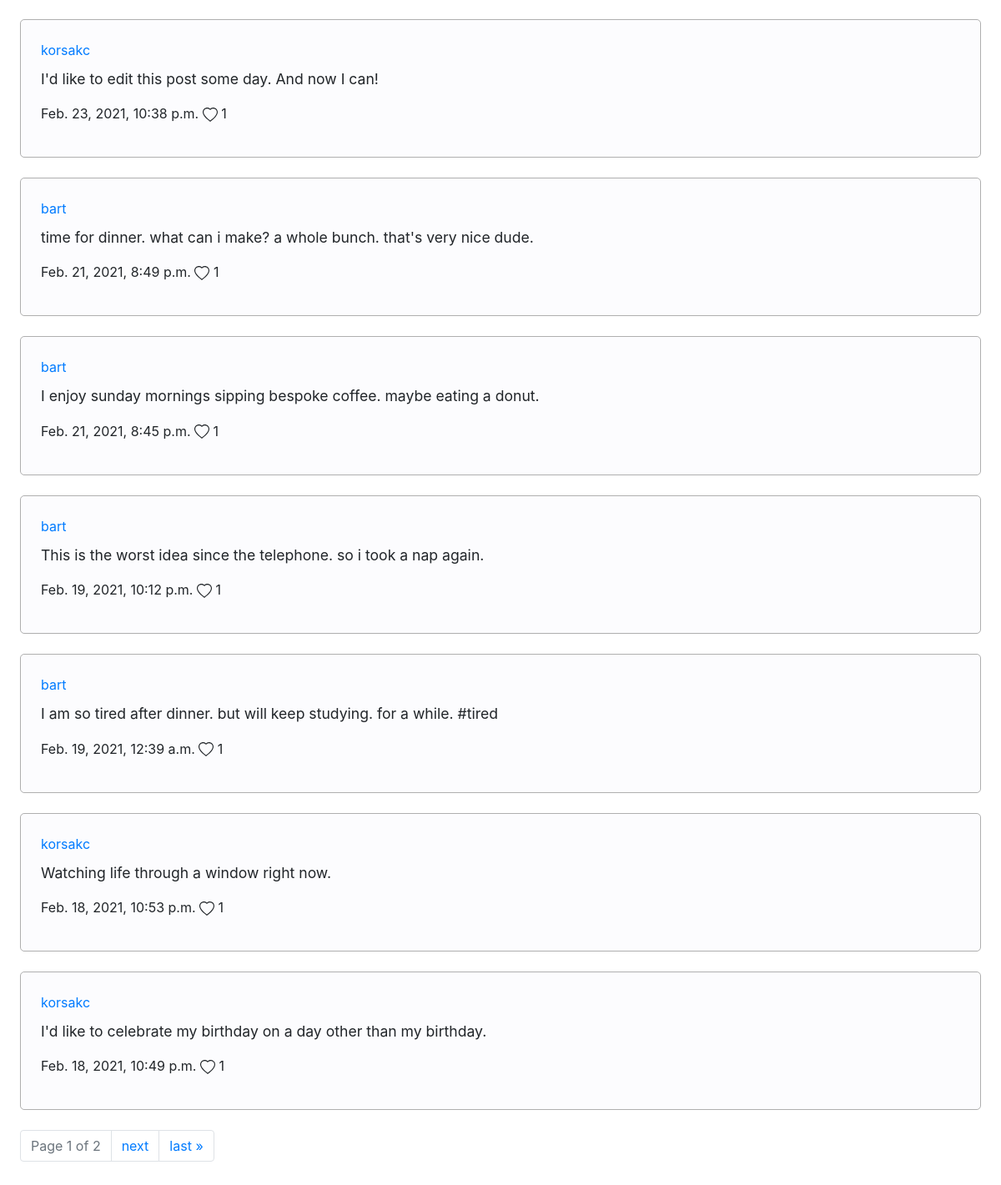
The app's page / (lower part), older data.
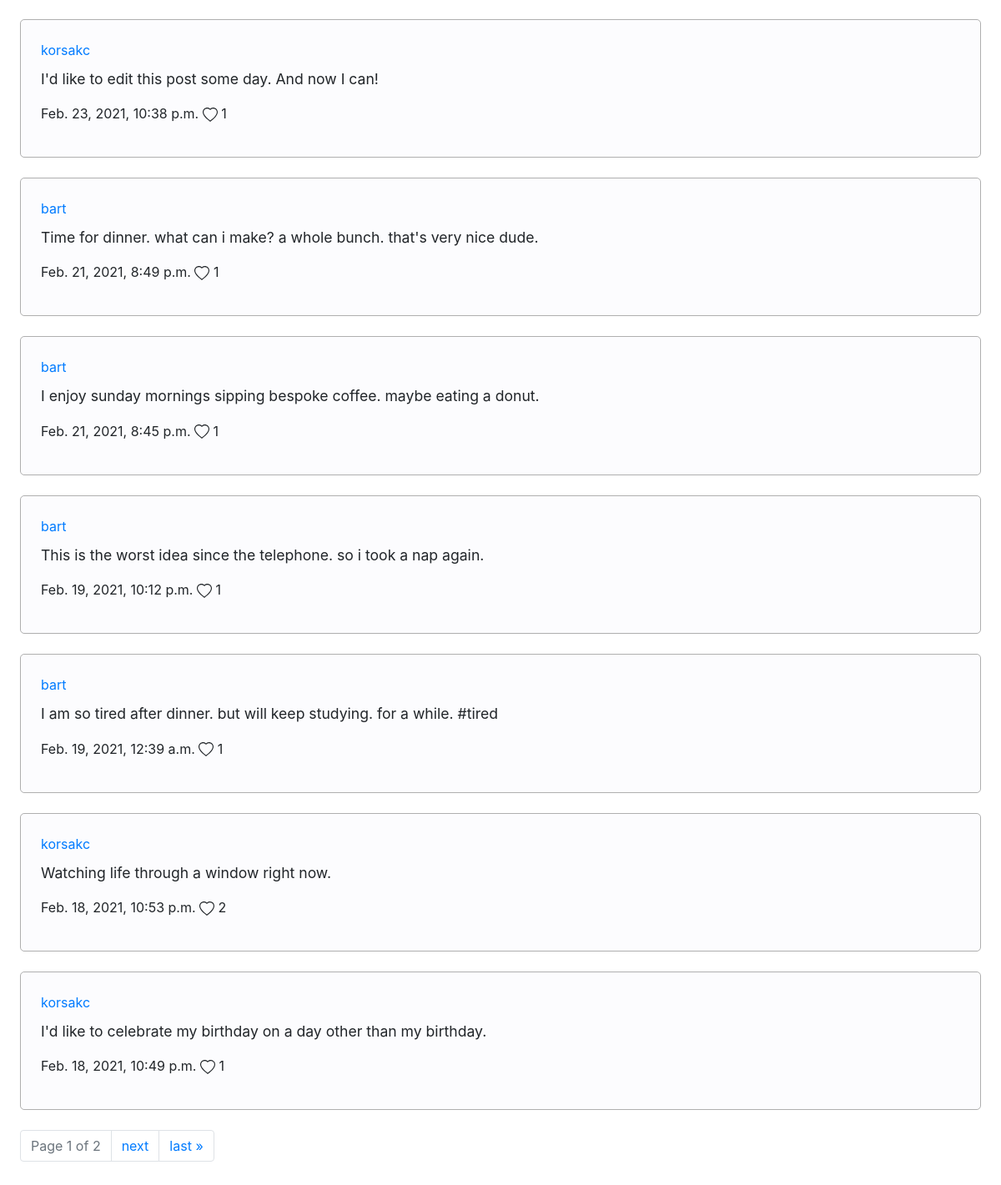
The same page, newer data.
### network/models.py (models this page shows, shortened)
class Post(models.Model):
  creator = models.ForeignKey(User, on_delete=models.CASCADE)
  date = models.DateTimeField(auto_now_add=True)
  text = models.CharField(max_length=280)
  likes = models.ManyToManyField(User, blank=True, related_name="likedbyuser")

class User(AbstractUser):
  followers = models.ManyToManyField('User', blank=True, related_name="following")

### network/views.py (the view)
# urls.py: path("", views.index, name="index"),
def index(request):
  posts = Post.objects.all().order_by('-date')
  paginator = Paginator(posts, 10) # Show 10 posts per page.
  page_number = request.GET.get('page')
  page_obj = paginator.get_page(page_number)
  return render(request, "network/index.html", {
    'page_obj': page_obj
  })

### network/templates/network/index.html (shortened to what this page needs)
{% extends "network/layout.html" %}
{% load static %}
{% block body %}
    <section>
    {% for post in page_obj %}
      <div class="post" id="{{ post.id }}">
        <a href="{% url 'profile' post.creator.username %}">{{ post.creator.username }}</a>
        <p class='post-text'>{{ post.text }}</p>
        <p>
          <span>{{ post.date }}</span>
          <span id="likes-post-{{ post.id }}">
            {{ post.likes.count }}
          </span>
        </p>
      </div>
    {% endfor %}
  </section>
  <nav class="pagination left-align">
    <ul class="pagination">
        <li class="page-item disabled">
          <a class="page-link" aria-disabled="true">
            Page {{ page_obj.number }} of {{ page_obj.paginator.num_pages }}
          </a>
        </li>
      {% if page_obj.has_next %}
        <li class="page-item"><a class="page-link" href="?page={{ page_obj.next_page_number }}">next</a></li>
        <li class="page-item"><a class="page-link" href="?page={{ page_obj.paginator.num_pages }}">last &raquo;</a></li>
      {% endif %}
    </ul>
  </nav>
{% endblock %}

Row changes from the older to the newer data that the page shows:
changed Post: text "time for dinner. what can i make? a whole bunch. that's very nice dude." → "Time for dinner. what can i make? a whole bunch. that's very nice dude."
computed for Post "Watching life through a window right now.": likes.count "1" → "2"
